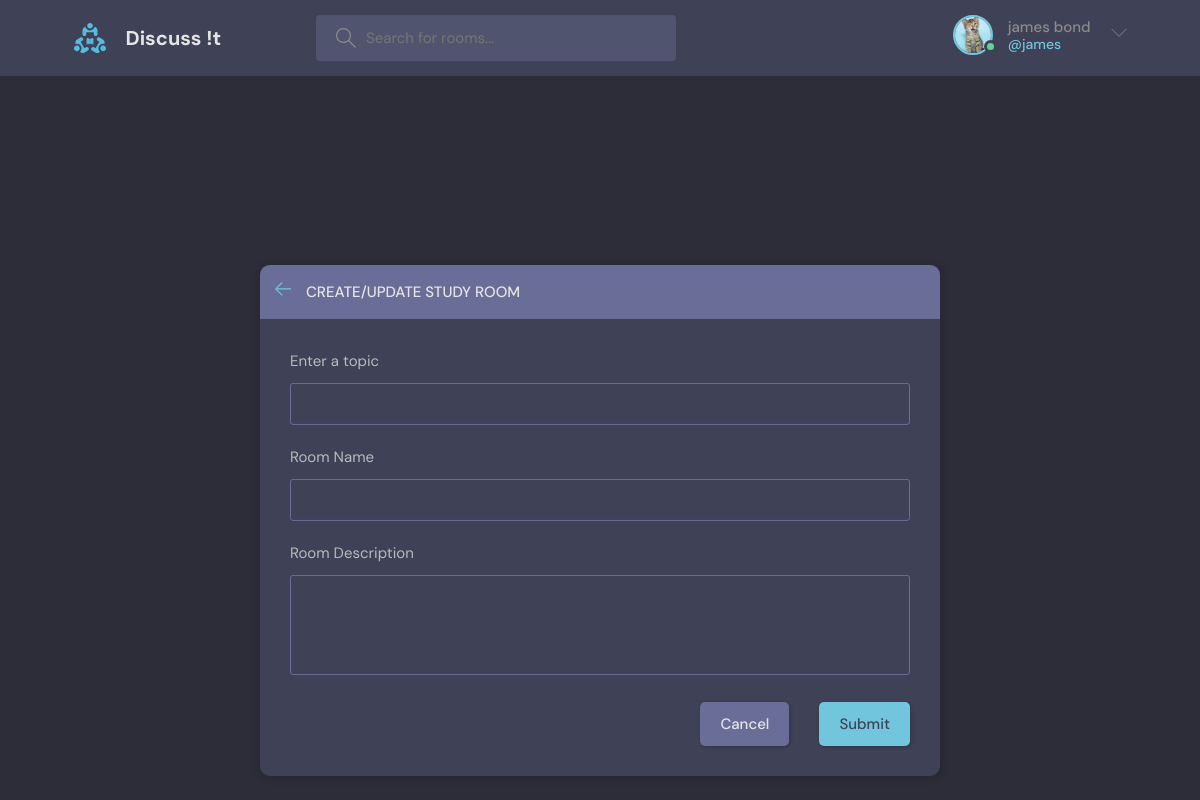
Screenshot of /create-room/ (signed in) with the database file from the repository.
### base/models.py (models this page shows)
class User(AbstractUser):
    name = models.CharField(max_length=200, null=True)
    email = models.EmailField(unique=True, null=True)
    bio = models.TextField(null=True)
    avatar = models.ImageField(null=True, default="avatar.svg")
    USERNAME_FIELD = 'email'
    REQUIRED_FIELDS = []

### base/views.py (the view, shortened to what this page needs)
# urls.py: path('create-room/', views.createRoom, name = "create-room"),
@login_required(login_url = 'login')
def createRoom(request):
    form = RoomForm()
    topics = Topic.objects.all()
    context = {"form": form, 'topics': topics}
    return render(request, 'base/room_form.html', context)

### base/forms.py
class RoomForm(ModelForm):
    class Meta:
        model = Room
        fields = "__all__"
        exclude = ['host', 'participants']

### base/templates/base/room_form.html (shortened to what this page needs)
{% extends 'main.html' %}
{% block content %}
  <main class="create-room layout">
    <div class="container">
      <div class="layout__box">
        <div class="layout__boxHeader">
          <div class="layout__boxTitle">
            <a href="{% url 'home' %}">
              <svg version="1.1" xmlns="http://www.w3.org/2000/svg" width="32" height="32" viewBox="0 0 32 32">
                <title>arrow-left</title>
                <path
                  d="M13.723 2.286l-13.723 13.714 13.719 13.714 1.616-1.611-10.96-10.96h27.625v-2.286h-27.625l10.965-10.965-1.616-1.607z">
                </path>
              </svg>
            </a>
            <h3>Create/Update Study Room</h3>
          </div>
        </div>
        <div class="layout__body">
          <form class="form" action="" method="POST">
            <div class="form__group">
              <label for="room_topic">Enter a topic</label>
              <input required type="text" value="{{room.topic.name}}" name="topic" list="topic-list">
            </div>
            <div class="form__group">
              <label for="room_name">Room Name</label>
              {{form.name}}
            </div>
            <div class="form__group">
              <label for="room_description">Room Description</label>
              {{form.description}}
            </div>
            <div class="form__action">
              <a class="btn btn--dark" href="{% url 'home' %}">Cancel</a>
              <button class="btn btn--main" type="submit">Submit</button>
            </div>
          </form>
        </div>
      </div>
    </div>
  </main>
{% endblock %}

### templates/navbar.html (shortened to what this page needs)
{% load static %}
<header class="header header--loggedIn">
    <div class="container">
        <a href="{% url 'home' %}" class="header__logo">
        <img src="{% static 'images/logo.svg' %}" />
        <h1>Discuss !t</h1>
        </a>
        <form class="header__search" method="GET" action="{% url 'home' %}">
        <label>
            <input name="q" placeholder="Search for rooms..." />
        </label>
        </form>
        <nav class="header__menu">
        {% if request.user.is_authenticated %}
        <div class="header__user">
            <a href="{% url 'user-profile' request.user.id %}">
            <div class="avatar avatar--medium active">
                <img src="{{request.user.avatar.url}}" />
            </div>
            <p>{{request.user.name}}<span>@{{request.user.username}}</span></p>
            </a>
            <button class="dropdown-button">
            <svg version="1.1" xmlns="http://www.w3.org/2000/svg" width="32" height="32" viewBox="0 0 32 32">
                <title>chevron-down</title>
                <path d="M16 21l-13-13h-3l16 16 16-16h-3l-13 13z"></path>
            </svg>
            </button>
        </div>
        {% else %}
        <a href="{% url 'login' %}">
            <img src="{% static 'images/avatar.svg' %}" />
            <p>Login</p>
        </a>
        {% endif %}
        </nav>
    </div>
</header>

### rows the page displays
User: user.avatar (picture), user.name "james bond", user.username "james"
